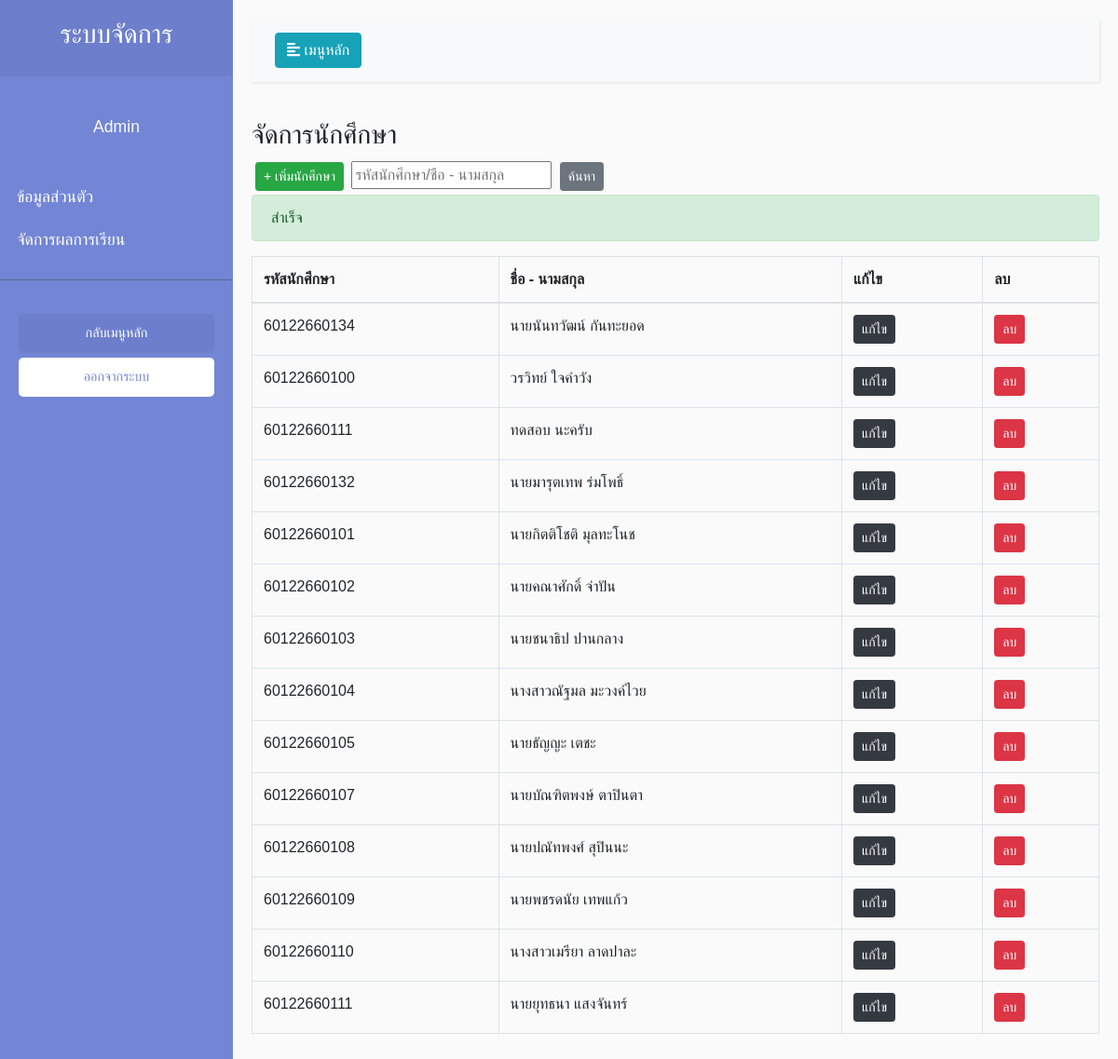
The app's page /view/managerStudent/ManagerStudent.php?susccess=1 with its own data.
### tables this page shows
CREATE TABLE `student_tb` (
  `std_id` int(11) NOT NULL,
  `std_code` varchar(255) NOT NULL,
  `std_name` varchar(255) NOT NULL
);

### view/managerStudent/ManagerStudent.php (the view, shortened to what this page needs)
<?php
include('../../model/connect.php');
if($_SESSION['Type_id'] == 2){
    $sql ="SELECT * FROM `teacher_tb` WHERE `tc_code` = '".$_SESSION['id']."'";
    $query = $conn->query($sql);
    $result = $query -> FETCH_ASSOC();
    $name = $result['tc_name'];
    $code = $result['tc_code'];
    $date = $result['tc_date'];
}
else{
    $name = 'Admin';
}
?>
<!DOCTYPE html>
<html>
<head>
    <link rel="stylesheet" href="https://stackpath.bootstrapcdn.com/bootstrap/4.1.0/css/bootstrap.min.css"
>
    <link rel="stylesheet" href="../../style/Style.css">
</head>
<body class="setfont">
    <div class="wrapper">
        <nav id="sidebar">
            <div class="sidebar-header">
                <h3 class="text-center">ระบบจัดการ</h3>
            </div>
            <p class="text-center text-light mt-3 setfont"><?php echo $name; ?> </p>
            <ul class="list-unstyled components pl-2">
            <?php if($_SESSION['Type_id'] == 1){ ?>
                <li>
                    <a href="../main/Main.php">ข้อมูลส่วนตัว</a>
                </li>
                <li>
                    <a href="../managerPersonnel/ManagerPersonnel.php">จัดการบุคลากร</a>
                </li>
                <li>
                    <a href="../managerSubject/ManagerSubject.php">จัดการรายวิชา</a>
                </li>
                <li>
                    <a href="../managerStudent/ManagerStudent.php">จัดการนักศึกษา</a>
                </li>
                <li>
                    <a href="../managerProgram/Program.php">จัดการแผนการเรียน</a>
                </li>
                <li>
                    <a href="../register/Register.php">ลงทะเบียน</a>
                </li>
            <?php } else{?>
                <li>
                    <a href="">ข้อมูลส่วนตัว</a>
                </li>
                <li>
                    <a href="../setScore/SubjectList.php">จัดการผลการเรียน</a>
                </li>
            <?php } ?>
            </ul>
            <ul class="list-unstyled CTAs">
                <li>
                    <a href="../../index.php" class="article">กลับเมนูหลัก</a>
                </li>
                <li>
                    <a href="../../control/logout/Logout.php" class="download">ออกจากระบบ</a>
                </li>
            </ul>
        </nav>
        <div id="content">
            <nav class="navbar navbar-expand-lg navbar-light bg-light">
                <div class="container-fluid">
                    <button type="button" id="sidebarCollapse" class="btn btn-info">
                        <i class="fas fa-align-left"></i>
                        <span>เมนูหลัก</span>
                    </button>
                </div>
            </nav>
            <h3>จัดการนักศึกษา</h3>
<button class="btn btn-success btn-sm m-1"><a href="./AddStudent.php"> + เพิ่มนักศึกษา</a></button>
<input type="text" placeholder="รหัสนักศึกษา/ชื่อ - นามสกุล">
<button class="btn btn-secondary btn-sm m-1">ค้นหา</button>
<?php if($_GET['susccess'] == 1){ ?>
    <div class="alert alert-success" role="alert">
  สำเร็จ
</div>
<?php }else if($_GET['susccess'] == 2) { ?>
    <div class="alert alert-danger" role="alert">
  มีบางอย่างผิดพลาด กรุณาตรวจสอบ
</div> <?php } ?>
            <table class="table table-bordered mt-3">
                <thead>
                    <tr>
                        <th scope="col">รหัสนักศึกษา</th>
                        <th scope="col">ชื่อ - นามสกุล</th>
                        <th scope="col">แก้ไข</th>
                        <th scope="col">ลบ</th>
                      </tr>
                    </thead>
                    <tbody>
                        <tbody>
                            <tr>
                            <?php
                            $sqlstd ="SELECT * FROM `student_tb`";
                            $querystd = $conn->query($sqlstd);
                            while($resultstd = $querystd->fetch_assoc()){ ?>
                              <td><?php echo $resultstd['std_code']; ?></td>
                              <td><?php echo $resultstd['std_name']; ?></td>
                              <td><a class="btn btn-dark btn-sm" href="./EditStudent.php?Std_Code=<?php echo $resultstd['std_id'];?>">แก้ไข</a></td>
                              <td><a class="btn btn-danger btn-sm" href="JavaScript:if(confirm('Confirm Delete?') == true){window.location='../../control/student/DelStudent.php?Std_Code=<?php echo $resultstd["std_id"];?>';}">ลบ</a></td>
                            </tr>
                            <?php } ?>
                          </tbody>
                  </table>
        </div>
</body>
</html>

### style/Style.css (style rules this page uses)
body { font-family: 'Kanit', sans-serif; overflow: hidden; }
.setfont { font-family: 'Kanit', sans-serif; }
body { font-family: 'Poppins', sans-serif; background: #fafafa; }
p { font-family: 'Poppins', sans-serif; font-size: 1.1em; font-weight: 300; line-height: 1.7em; color: #999; }
a, a:hover, a:focus { color: inherit; text-decoration: none; transition: all 0.3s; }
.navbar { padding: 15px 10px; background: #fff; border: none; border-radius: 0; margin-bottom: 40px; box-shadow: 1px 1px 3px rgba(0, 0, 0, 0.1); }
.wrapper { display: flex; width: 100%; align-items: stretch; }
#sidebar { min-width: 250px; max-width: 250px; background: #7386D5; color: #fff; transition: all 0.3s; }
#sidebar .sidebar-header { padding: 20px; background: #6d7fcc; }
#sidebar ul.components { padding: 20px 0; border-bottom: 1px solid #47748b; }
#sidebar ul li a { padding: 10px; font-size: 1.1em; display: block; }
ul.CTAs { padding: 20px; }
ul.CTAs a { text-align: center; font-size: 0.9em !important; display: block; border-radius: 5px; margin-bottom: 5px; }
a.download { background: #fff; color: #7386D5; }
a.article, a.article:hover { background: #6d7fcc !important; color: #fff !important; }
#content { width: 100%; padding: 20px; min-height: 100vh; transition: all 0.3s; }

### records on screen
student_tb: std_code "60122660134", std_name "นายนันทวัฒน์ กันทะยอด"
student_tb: std_code "60122660100", std_name "วรวิทย์ ใจคำวัง"
student_tb: std_code "60122660111", std_name "ทดสอบ นะครับ"
student_tb: std_code "60122660132", std_name "นายมารุตเทพ ร่มโพธิ์"
student_tb: std_code "60122660101", std_name "นายกิตติโชติ มุลทะโนช"
student_tb: std_code "60122660102", std_name "นายคณาศักดิ์ จ่าปัน"
student_tb: std_code "60122660103", std_name "นายชนาธิป ปานกลาง"
student_tb: std_code "60122660104", std_name "นางสาวณัฐมล มะวงค์ไวย"
student_tb: std_code "60122660105", std_name "นายธัญญะ เตชะ"
student_tb: std_code "60122660107", std_name "นายบัณฑิตพงษ์ ตาปินตา"
student_tb: std_code "60122660108", std_name "นายปณัทพงศ์ สุปินนะ"
student_tb: std_code "60122660109", std_name "นายพชรดนัย เทพแก้ว"
student_tb: std_code "60122660110", std_name "นางสาวเมรียา ลาดปาละ"
student_tb: std_code "60122660111", std_name "นายยุทธนา แสงจันทร์"

### other values on screen
$name "Admin"
